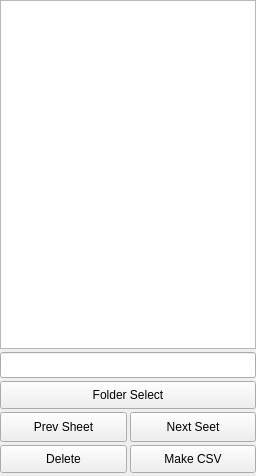
  <widget class="QDockWidget" name="fileList_DockWidget">
   <property name="minimumSize">
    <size>
     <width>210</width>
     <height>476</height>
    </size>
   </property>
   <property name="font">
    <font>
     <pointsize>9</pointsize>
    </font>
   </property>
   <property name="focusPolicy">
    <enum>Qt::ClickFocus</enum>
   </property>
   <property name="floating">
    <bool>false</bool>
   </property>
   <property name="windowTitle">
    <string>ファイルリスト</string>
   </property>
   <attribute name="dockWidgetArea">
    <number>1</number>
   </attribute>
   <widget class="QWidget" name="fileList_DockWidgetContents">
    <layout class="QVBoxLayout" name="verticalLayout_2" stretch="0">
     <property name="leftMargin">
      <number>0</number>
     </property>
     <property name="topMargin">
      <number>0</number>
     </property>
     <property name="rightMargin">
      <number>0</number>
     </property>
     <property name="bottomMargin">
      <number>3</number>
     </property>
     <item>
      <layout class="QVBoxLayout" name="verticalLayout_4" stretch="0,0,0,0">
       <property name="spacing">
        <number>3</number>
       </property>
       <property name="sizeConstraint">
        <enum>QLayout::SetMinimumSize</enum>
       </property>
       <item>
        <widget class="QTreeView" name="file_TreeView">
         <property name="minimumSize">
          <size>
           <width>0</width>
           <height>0</height>
          </size>
         </property>
         <property name="maximumSize">
          <size>
           <width>16777215</width>
           <height>16777215</height>
          </size>
         </property>
         <property name="font">
          <font>
           <pointsize>11</pointsize>
          </font>
         </property>
         <property name="focusPolicy">
          <enum>Qt::ClickFocus</enum>
         </property>
         <property name="editTriggers">
          <set>QAbstractItemView::NoEditTriggers</set>
         </property>
         <property name="selectionMode">
          <enum>QAbstractItemView::ExtendedSelection</enum>
         </property>
         <property name="autoExpandDelay">
          <number>0</number>
         </property>
         <property name="indentation">
          <number>10</number>
         </property>
         <property name="sortingEnabled">
          <bool>true</bool>
         </property>
         <property name="allColumnsShowFocus">
          <bool>true</bool>
         </property>
        </widget>
       </item>
       <item>
        <widget class="QLineEdit" name="directory_LineEdit">
         <property name="font">
          <font>
           <pointsize>11</pointsize>
          </font>
         </property>
         <property name="focusPolicy">
          <enum>Qt::ClickFocus</enum>
         </property>
        </widget>
       </item>
       <item>
        <widget class="Custom_Button" name="folderSelect_Button">
         <property name="sizePolicy">
          <sizepolicy hsizetype="Preferred" vsizetype="Preferred">
           <horstretch>0</horstretch>
           <verstretch>0</verstretch>
          </sizepolicy>
         </property>
         <property name="minimumSize">
          <size>
           <width>0</width>
           <height>28</height>
          </size>
         </property>
         <property name="maximumSize">
          <size>
           <width>16777215</width>
           <height>16777215</height>
          </size>
         </property>
         <property name="focusPolicy">
          <enum>Qt::ClickFocus</enum>
         </property>
         <property name="text">
          <string>Folder Select</string>
         </property>
        </widget>
       </item>
       <item>
        <layout class="QGridLayout" name="gridLayout" columnminimumwidth="50,50">
         <property name="sizeConstraint">
          <enum>QLayout::SetFixedSize</enum>
         </property>
         <item row="2" column="0">
          <widget class="Custom_Button" name="deleteFile_Button">
           <property name="sizePolicy">
            <sizepolicy hsizetype="Preferred" vsizetype="Fixed">
             <horstretch>0</horstretch>
             <verstretch>0</verstretch>
            </sizepolicy>
           </property>
           <property name="minimumSize">
            <size>
             <width>0</width>
             <height>28</height>
            </size>
           </property>
           <property name="maximumSize">
            <size>
             <width>16777215</width>
             <height>16777215</height>
            </size>
           </property>
           <property name="focusPolicy">
            <enum>Qt::ClickFocus</enum>
           </property>
           <property name="text">
            <string>Delete</string>
           </property>
          </widget>
         </item>
         <item row="2" column="1">
          <widget class="Custom_Button" name="makeCSV_Button">
           <property name="sizePolicy">
            <sizepolicy hsizetype="Preferred" vsizetype="Fixed">
             <horstretch>0</horstretch>
             <verstretch>0</verstretch>
            </sizepolicy>
           </property>
           <property name="minimumSize">
            <size>
             <width>0</width>
             <height>28</height>
            </size>
           </property>
           <property name="maximumSize">
            <size>
             <width>16777215</width>
             <height>16777215</height>
            </size>
           </property>
           <property name="focusPolicy">
            <enum>Qt::ClickFocus</enum>
           </property>
           <property name="text">
            <string>Make CSV</string>
           </property>
          </widget>
         </item>
         <item row="0" column="0">
          <widget class="Custom_Button" name="prevSheet_Button">
           <property name="minimumSize">
            <size>
             <width>100</width>
             <height>30</height>
            </size>
           </property>
           <property name="focusPolicy">
            <enum>Qt::ClickFocus</enum>
           </property>
           <property name="text">
            <string>Prev Sheet</string>
           </property>
          </widget>
         </item>
         <item row="0" column="1">
          <widget class="Custom_Button" name="nextSheet_Button">
           <property name="sizePolicy">
            <sizepolicy hsizetype="Preferred" vsizetype="Fixed">
             <horstretch>0</horstretch>
             <verstretch>0</verstretch>
            </sizepolicy>
           </property>
           <property name="minimumSize">
            <size>
             <width>100</width>
             <height>30</height>
            </size>
           </property>
           <property name="focusPolicy">
            <enum>Qt::ClickFocus</enum>
           </property>
           <property name="text">
            <string>Next Seet</string>
           </property>
          </widget>
         </item>
        </layout>
       </item>
      </layout>
     </item>
    </layout>
   </widget>
  </widget>
